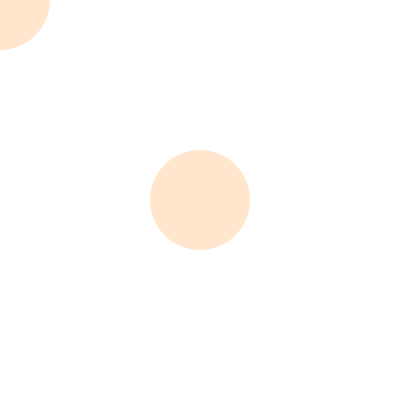
Frame 1 (no input)
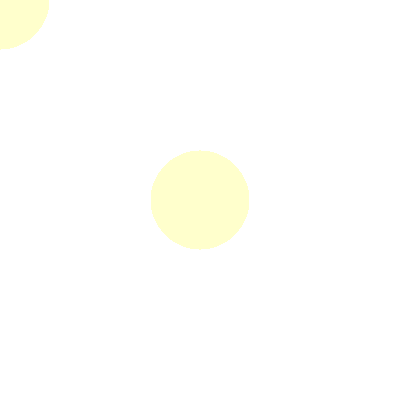
Frame 60 (the mouse pressed at the canvas centre just before this capture)
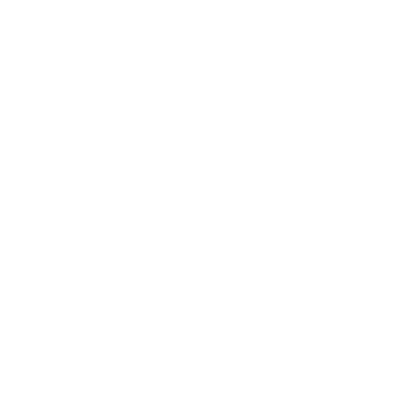
Frame 120 (the mouse held since frame 60 and released just before this capture)

The Processing sketch that drew these frames (run headless with seeded random() and noise(); from frame 60 on, the mouse is pressed at the canvas centre):

// Processing sketch: ReplacingExcludedBlend
// ── ReplacingExcludedBlend.pde
PGraphics scene1;
void setup(){
  size(400,400);
  blendMode(SCREEN);
  scene1 = createGraphics(width,height);
}

void draw(){
clear();
drawScene(scene1);
image(scene1,0,0);
fill(255,128,0);
rect(0,0,width,height);

}

void drawScene(PGraphics scene){
  scene.beginDraw();
  scene.blendMode(EXCLUSION);
  scene.background(255);
  scene.fill(255);
  scene.ellipse(mouseX,mouseY,100,100);
  scene.ellipse(width/2,height/2,100,100);
  scene.endDraw();
}
